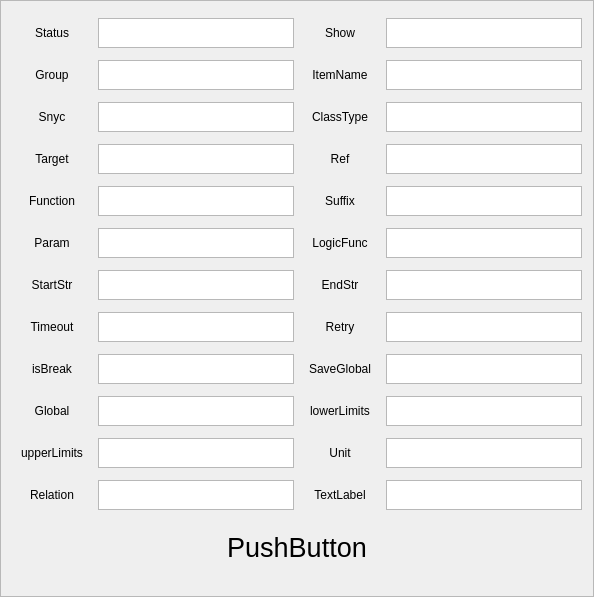
<?xml version="1.0" encoding="UTF-8"?>
<ui version="4.0">
 <class>addItemUI</class>
 <widget class="QFrame" name="addItemUI">
  <property name="geometry">
   <rect>
    <x>0</x>
    <y>0</y>
    <width>594</width>
    <height>597</height>
   </rect>
  </property>
  <property name="sizePolicy">
   <sizepolicy hsizetype="Expanding" vsizetype="Fixed">
    <horstretch>0</horstretch>
    <verstretch>0</verstretch>
   </sizepolicy>
  </property>
  <property name="font">
   <font>
    <weight>50</weight>
    <italic>false</italic>
    <bold>false</bold>
    <underline>false</underline>
    <strikeout>false</strikeout>
    <kerning>true</kerning>
   </font>
  </property>
  <property name="windowTitle">
   <string>Frame</string>
  </property>
  <property name="frameShape">
   <enum>QFrame::StyledPanel</enum>
  </property>
  <property name="frameShadow">
   <enum>QFrame::Raised</enum>
  </property>
  <property name="lineWidth">
   <number>3</number>
  </property>
  <property name="midLineWidth">
   <number>1</number>
  </property>
  <layout class="QGridLayout" name="gridLayout_37">
   <item row="7" column="0">
    <layout class="QGridLayout" name="gridLayout_22">
     <item row="0" column="0">
      <layout class="QGridLayout" name="gridLayout_23">
       <item row="0" column="0">
        <widget class="QLabel" name="label_15">
         <property name="minimumSize">
          <size>
           <width>80</width>
           <height>30</height>
          </size>
         </property>
         <property name="maximumSize">
          <size>
           <width>120</width>
           <height>30</height>
          </size>
         </property>
         <property name="text">
          <string>Timeout</string>
         </property>
         <property name="alignment">
          <set>Qt::AlignCenter</set>
         </property>
        </widget>
       </item>
       <item row="0" column="1">
        <widget class="QPlainTextEdit" name="plainTextEdit_Timeout">
         <property name="minimumSize">
          <size>
           <width>80</width>
           <height>30</height>
          </size>
         </property>
         <property name="maximumSize">
          <size>
           <width>300</width>
           <height>30</height>
          </size>
         </property>
        </widget>
       </item>
      </layout>
     </item>
     <item row="0" column="1">
      <layout class="QGridLayout" name="gridLayout_24">
       <item row="0" column="0">
        <widget class="QLabel" name="label_16">
         <property name="minimumSize">
          <size>
           <width>80</width>
           <height>30</height>
          </size>
         </property>
         <property name="maximumSize">
          <size>
           <width>120</width>
           <height>30</height>
          </size>
         </property>
         <property name="text">
          <string>Retry</string>
         </property>
         <property name="alignment">
          <set>Qt::AlignCenter</set>
         </property>
        </widget>
       </item>
       <item row="0" column="1">
        <widget class="QPlainTextEdit" name="plainTextEdit_Retry">
         <property name="minimumSize">
          <size>
           <width>80</width>
           <height>30</height>
          </size>
         </property>
         <property name="maximumSize">
          <size>
           <width>300</width>
           <height>30</height>
          </size>
         </property>
        </widget>
       </item>
      </layout>
     </item>
    </layout>
   </item>
   <item row="11" column="0">
    <layout class="QGridLayout" name="gridLayout_34">
     <item row="0" column="0">
      <layout class="QGridLayout" name="gridLayout_35">
       <item row="0" column="0">
        <widget class="QLabel" name="label_23">
         <property name="minimumSize">
          <size>
           <width>80</width>
           <height>30</height>
          </size>
         </property>
         <property name="maximumSize">
          <size>
           <width>120</width>
           <height>30</height>
          </size>
         </property>
         <property name="text">
          <string>Relation</string>
         </property>
         <property name="alignment">
          <set>Qt::AlignCenter</set>
         </property>
        </widget>
       </item>
       <item row="0" column="1">
        <widget class="QPlainTextEdit" name="plainTextEdit_Relation">
         <property name="minimumSize">
          <size>
           <width>80</width>
           <height>30</height>
          </size>
         </property>
         <property name="maximumSize">
          <size>
           <width>300</width>
           <height>30</height>
          </size>
         </property>
        </widget>
       </item>
      </layout>
     </item>
     <item row="0" column="1">
      <layout class="QGridLayout" name="gridLayout_36">
       <item row="0" column="0">
        <widget class="QLabel" name="label_24">
         <property name="minimumSize">
          <size>
           <width>80</width>
           <height>30</height>
          </size>
         </property>
         <property name="maximumSize">
          <size>
           <width>120</width>
           <height>30</height>
          </size>
         </property>
         <property name="text">
          <string>TextLabel</string>
         </property>
         <property name="alignment">
          <set>Qt::AlignCenter</set>
         </property>
        </widget>
       </item>
       <item row="0" column="1">
        <widget class="QPlainTextEdit" name="plainTextEdit_24">
         <property name="minimumSize">
          <size>
           <width>80</width>
           <height>30</height>
          </size>
         </property>
         <property name="maximumSize">
          <size>
           <width>300</width>
           <height>30</height>
          </size>
         </property>
        </widget>
       </item>
      </layout>
     </item>
    </layout>
   </item>
   <item row="10" column="0">
    <layout class="QGridLayout" name="gridLayout_31">
     <item row="0" column="0">
      <layout class="QGridLayout" name="gridLayout_32">
       <item row="0" column="0">
        <widget class="QLabel" name="label_21">
         <property name="minimumSize">
          <size>
           <width>80</width>
           <height>30</height>
          </size>
         </property>
         <property name="maximumSize">
          <size>
           <width>120</width>
           <height>30</height>
          </size>
         </property>
         <property name="text">
          <string>upperLimits</string>
         </property>
         <property name="alignment">
          <set>Qt::AlignCenter</set>
         </property>
        </widget>
       </item>
       <item row="0" column="1">
        <widget class="QPlainTextEdit" name="plainTextEdit_upperLimits">
         <property name="minimumSize">
          <size>
           <width>80</width>
           <height>30</height>
          </size>
         </property>
         <property name="maximumSize">
          <size>
           <width>300</width>
           <height>30</height>
          </size>
         </property>
        </widget>
       </item>
      </layout>
     </item>
     <item row="0" column="1">
      <layout class="QGridLayout" name="gridLayout_33">
       <item row="0" column="0">
        <widget class="QLabel" name="label_22">
         <property name="minimumSize">
          <size>
           <width>80</width>
           <height>30</height>
          </size>
         </property>
         <property name="maximumSize">
          <size>
           <width>120</width>
           <height>30</height>
          </size>
         </property>
         <property name="text">
          <string>Unit</string>
         </property>
         <property name="alignment">
          <set>Qt::AlignCenter</set>
         </property>
        </widget>
       </item>
       <item row="0" column="1">
        <widget class="QPlainTextEdit" name="plainTextEdit_Unit">
         <property name="minimumSize">
          <size>
           <width>80</width>
           <height>30</height>
          </size>
         </property>
         <property name="maximumSize">
          <size>
           <width>300</width>
           <height>30</height>
          </size>
         </property>
        </widget>
       </item>
      </layout>
     </item>
    </layout>
   </item>
   <item row="8" column="0">
    <layout class="QGridLayout" name="gridLayout_25">
     <item row="0" column="0">
      <layout class="QGridLayout" name="gridLayout_26">
       <item row="0" column="0">
        <widget class="QLabel" name="label_17">
         <property name="minimumSize">
          <size>
           <width>80</width>
           <height>30</height>
          </size>
         </property>
         <property name="maximumSize">
          <size>
           <width>120</width>
           <height>30</height>
          </size>
         </property>
         <property name="text">
          <string>isBreak</string>
         </property>
         <property name="alignment">
          <set>Qt::AlignCenter</set>
         </property>
        </widget>
       </item>
       <item row="0" column="1">
        <widget class="QPlainTextEdit" name="plainTextEdit_isBreak">
         <property name="minimumSize">
          <size>
           <width>80</width>
           <height>30</height>
          </size>
         </property>
         <property name="maximumSize">
          <size>
           <width>300</width>
           <height>30</height>
          </size>
         </property>
        </widget>
       </item>
      </layout>
     </item>
     <item row="0" column="1">
      <layout class="QGridLayout" name="gridLayout_27">
       <item row="0" column="0">
        <widget class="QLabel" name="label_18">
         <property name="minimumSize">
          <size>
           <width>80</width>
           <height>30</height>
          </size>
         </property>
         <property name="maximumSize">
          <size>
           <width>120</width>
           <height>30</height>
          </size>
         </property>
         <property name="text">
          <string>SaveGlobal</string>
         </property>
         <property name="alignment">
          <set>Qt::AlignCenter</set>
         </property>
        </widget>
       </item>
       <item row="0" column="1">
        <widget class="QPlainTextEdit" name="plainTextEdit_SaveGlobal">
         <property name="minimumSize">
          <size>
           <width>80</width>
           <height>30</height>
          </size>
         </property>
         <property name="maximumSize">
          <size>
           <width>300</width>
           <height>30</height>
          </size>
         </property>
        </widget>
       </item>
      </layout>
     </item>
    </layout>
   </item>
   <item row="12" column="0">
    <widget class="QPushButton" name="pushButton_save">
     <property name="minimumSize">
      <size>
       <width>0</width>
       <height>50</height>
      </size>
     </property>
     <property name="maximumSize">
      <size>
       <width>16777215</width>
       <height>50</height>
      </size>
     </property>
     <property name="font">
      <font>
       <pointsize>20</pointsize>
      </font>
     </property>
     <property name="text">
      <string>PushButton</string>
     </property>
     <property name="flat">
      <bool>true</bool>
     </property>
    </widget>
   </item>
   <item row="6" column="0">
    <layout class="QGridLayout" name="gridLayout_19">
     <item row="0" column="0">
      <layout class="QGridLayout" name="gridLayout_20">
       <item row="0" column="0">
        <widget class="QLabel" name="label_13">
         <property name="minimumSize">
          <size>
           <width>80</width>
           <height>30</height>
          </size>
         </property>
         <property name="maximumSize">
          <size>
           <width>120</width>
           <height>30</height>
          </size>
         </property>
         <property name="text">
          <string>StartStr</string>
         </property>
         <property name="alignment">
          <set>Qt::AlignCenter</set>
         </property>
        </widget>
       </item>
       <item row="0" column="1">
        <widget class="QPlainTextEdit" name="plainTextEdit_StartStr">
         <property name="minimumSize">
          <size>
           <width>80</width>
           <height>30</height>
          </size>
         </property>
         <property name="maximumSize">
          <size>
           <width>300</width>
           <height>30</height>
          </size>
         </property>
        </widget>
       </item>
      </layout>
     </item>
     <item row="0" column="1">
      <layout class="QGridLayout" name="gridLayout_21">
       <item row="0" column="0">
        <widget class="QLabel" name="label_14">
         <property name="minimumSize">
          <size>
           <width>80</width>
           <height>30</height>
          </size>
         </property>
         <property name="maximumSize">
          <size>
           <width>120</width>
           <height>30</height>
          </size>
         </property>
         <property name="text">
          <string>EndStr</string>
         </property>
         <property name="alignment">
          <set>Qt::AlignCenter</set>
         </property>
        </widget>
       </item>
       <item row="0" column="1">
        <widget class="QPlainTextEdit" name="plainTextEdit_EndStr">
         <property name="minimumSize">
          <size>
           <width>80</width>
           <height>30</height>
          </size>
         </property>
         <property name="maximumSize">
          <size>
           <width>300</width>
           <height>30</height>
          </size>
         </property>
        </widget>
       </item>
      </layout>
     </item>
    </layout>
   </item>
   <item row="0" column="0">
    <layout class="QGridLayout" name="gridLayout_3">
     <item row="0" column="0">
      <layout class="QGridLayout" name="gridLayout">
       <item row="0" column="0">
        <widget class="QLabel" name="label">
         <property name="minimumSize">
          <size>
           <width>80</width>
           <height>30</height>
          </size>
         </property>
         <property name="maximumSize">
          <size>
           <width>120</width>
           <height>30</height>
          </size>
         </property>
         <property name="text">
          <string>Status</string>
         </property>
         <property name="alignment">
          <set>Qt::AlignCenter</set>
         </property>
        </widget>
       </item>
       <item row="0" column="1">
        <widget class="QPlainTextEdit" name="plainTextEdit_Status">
         <property name="minimumSize">
          <size>
           <width>80</width>
           <height>30</height>
          </size>
         </property>
         <property name="maximumSize">
          <size>
           <width>300</width>
           <height>30</height>
          </size>
         </property>
        </widget>
       </item>
      </layout>
     </item>
     <item row="0" column="1">
      <layout class="QGridLayout" name="gridLayout_2">
       <item row="0" column="0">
        <widget class="QLabel" name="label_2">
         <property name="minimumSize">
          <size>
           <width>80</width>
           <height>30</height>
          </size>
         </property>
         <property name="maximumSize">
          <size>
           <width>120</width>
           <height>30</height>
          </size>
         </property>
         <property name="text">
          <string>Show</string>
         </property>
         <property name="alignment">
          <set>Qt::AlignCenter</set>
         </property>
        </widget>
       </item>
       <item row="0" column="1">
        <widget class="QPlainTextEdit" name="plainTextEdit_Show">
         <property name="minimumSize">
          <size>
           <width>80</width>
           <height>30</height>
          </size>
         </property>
         <property name="maximumSize">
          <size>
           <width>300</width>
           <height>30</height>
          </size>
         </property>
        </widget>
       </item>
      </layout>
     </item>
    </layout>
   </item>
   <item row="9" column="0">
    <layout class="QGridLayout" name="gridLayout_28">
     <item row="0" column="0">
      <layout class="QGridLayout" name="gridLayout_29">
       <item row="0" column="0">
        <widget class="QLabel" name="label_19">
         <property name="minimumSize">
          <size>
           <width>80</width>
           <height>30</height>
          </size>
         </property>
         <property name="maximumSize">
          <size>
           <width>120</width>
           <height>30</height>
          </size>
         </property>
         <property name="text">
          <string>Global</string>
         </property>
         <property name="alignment">
          <set>Qt::AlignCenter</set>
         </property>
        </widget>
       </item>
       <item row="0" column="1">
        <widget class="QPlainTextEdit" name="plainTextEdit_Global">
         <property name="minimumSize">
          <size>
           <width>80</width>
           <height>30</height>
          </size>
         </property>
         <property name="maximumSize">
          <size>
           <width>300</width>
           <height>30</height>
          </size>
         </property>
        </widget>
       </item>
      </layout>
     </item>
     <item row="0" column="1">
      <layout class="QGridLayout" name="gridLayout_30">
       <item row="0" column="0">
        <widget class="QLabel" name="label_20">
         <property name="minimumSize">
          <size>
           <width>80</width>
           <height>30</height>
          </size>
         </property>
         <property name="maximumSize">
          <size>
           <width>120</width>
           <height>30</height>
          </size>
         </property>
         <property name="text">
          <string>lowerLimits</string>
         </property>
         <property name="alignment">
          <set>Qt::AlignCenter</set>
         </property>
        </widget>
       </item>
       <item row="0" column="1">
        <widget class="QPlainTextEdit" name="plainTextEdit_lowerLimits">
         <property name="minimumSize">
          <size>
           <width>80</width>
           <height>30</height>
          </size>
         </property>
         <property name="maximumSize">
          <size>
           <width>300</width>
           <height>30</height>
          </size>
         </property>
        </widget>
       </item>
      </layout>
     </item>
    </layout>
   </item>
   <item row="5" column="0">
    <layout class="QGridLayout" name="gridLayout_16">
     <item row="0" column="0">
      <layout class="QGridLayout" name="gridLayout_17">
       <item row="0" column="0">
        <widget class="QLabel" name="label_11">
         <property name="minimumSize">
          <size>
           <width>80</width>
           <height>30</height>
          </size>
         </property>
         <property name="maximumSize">
          <size>
           <width>120</width>
           <height>30</height>
          </size>
         </property>
         <property name="text">
          <string>Param</string>
         </property>
         <property name="alignment">
          <set>Qt::AlignCenter</set>
         </property>
        </widget>
       </item>
       <item row="0" column="1">
        <widget class="QPlainTextEdit" name="plainTextEdit_Param">
         <property name="minimumSize">
          <size>
           <width>80</width>
           <height>30</height>
          </size>
         </property>
         <property name="maximumSize">
          <size>
           <width>300</width>
           <height>30</height>
          </size>
         </property>
        </widget>
       </item>
      </layout>
     </item>
     <item row="0" column="1">
      <layout class="QGridLayout" name="gridLayout_18">
       <item row="0" column="0">
        <widget class="QLabel" name="label_12">
         <property name="minimumSize">
          <size>
           <width>80</width>
           <height>30</height>
          </size>
         </property>
         <property name="maximumSize">
          <size>
           <width>120</width>
           <height>30</height>
          </size>
         </property>
         <property name="text">
          <string>LogicFunc</string>
         </property>
         <property name="alignment">
          <set>Qt::AlignCenter</set>
         </property>
        </widget>
       </item>
       <item row="0" column="1">
        <widget class="QPlainTextEdit" name="plainTextEdit_LogicFunction">
         <property name="minimumSize">
          <size>
           <width>80</width>
           <height>30</height>
          </size>
         </property>
         <property name="maximumSize">
          <size>
           <width>300</width>
           <height>30</height>
          </size>
         </property>
        </widget>
       </item>
      </layout>
     </item>
    </layout>
   </item>
   <item row="2" column="0">
    <layout class="QGridLayout" name="gridLayout_7">
     <item row="0" column="0">
      <layout class="QGridLayout" name="gridLayout_8">
       <item row="0" column="0">
        <widget class="QLabel" name="label_5">
         <property name="minimumSize">
          <size>
           <width>80</width>
           <height>30</height>
          </size>
         </property>
         <property name="maximumSize">
          <size>
           <width>120</width>
           <height>30</height>
          </size>
         </property>
         <property name="text">
          <string>Snyc</string>
         </property>
         <property name="alignment">
          <set>Qt::AlignCenter</set>
         </property>
        </widget>
       </item>
       <item row="0" column="1">
        <widget class="QPlainTextEdit" name="plainTextEdit_Snyc">
         <property name="minimumSize">
          <size>
           <width>80</width>
           <height>30</height>
          </size>
         </property>
         <property name="maximumSize">
          <size>
           <width>300</width>
           <height>30</height>
          </size>
         </property>
        </widget>
       </item>
      </layout>
     </item>
     <item row="0" column="1">
      <layout class="QGridLayout" name="gridLayout_9">
       <item row="0" column="0">
        <widget class="QLabel" name="label_6">
         <property name="minimumSize">
          <size>
           <width>80</width>
           <height>30</height>
          </size>
         </property>
         <property name="maximumSize">
          <size>
           <width>120</width>
           <height>30</height>
          </size>
         </property>
         <property name="text">
          <string>ClassType</string>
         </property>
         <property name="alignment">
          <set>Qt::AlignCenter</set>
         </property>
        </widget>
       </item>
       <item row="0" column="1">
        <widget class="QPlainTextEdit" name="plainTextEdit_ClassType">
         <property name="minimumSize">
          <size>
           <width>80</width>
           <height>30</height>
          </size>
         </property>
         <property name="maximumSize">
          <size>
           <width>300</width>
           <height>30</height>
          </size>
         </property>
        </widget>
       </item>
      </layout>
     </item>
    </layout>
   </item>
   <item row="4" column="0">
    <layout class="QGridLayout" name="gridLayout_13">
     <item row="0" column="0">
      <layout class="QGridLayout" name="gridLayout_14">
       <item row="0" column="0">
        <widget class="QLabel" name="label_9">
         <property name="minimumSize">
          <size>
           <width>80</width>
           <height>30</height>
          </size>
         </property>
         <property name="maximumSize">
          <size>
           <width>120</width>
           <height>30</height>
          </size>
         </property>
         <property name="text">
          <string>Function</string>
         </property>
         <property name="alignment">
          <set>Qt::AlignCenter</set>
         </property>
        </widget>
       </item>
       <item row="0" column="1">
        <widget class="QPlainTextEdit" name="plainTextEdit_Function">
         <property name="minimumSize">
          <size>
           <width>80</width>
           <height>30</height>
          </size>
         </property>
         <property name="maximumSize">
          <size>
           <width>300</width>
           <height>30</height>
          </size>
         </property>
        </widget>
       </item>
      </layout>
     </item>
     <item row="0" column="1">
      <layout class="QGridLayout" name="gridLayout_15">
       <item row="0" column="0">
        <widget class="QLabel" name="label_10">
         <property name="minimumSize">
          <size>
           <width>80</width>
           <height>30</height>
          </size>
         </property>
         <property name="maximumSize">
          <size>
           <width>120</width>
           <height>30</height>
          </size>
         </property>
         <property name="text">
          <string>Suffix</string>
         </property>
         <property name="alignment">
          <set>Qt::AlignCenter</set>
         </property>
        </widget>
       </item>
       <item row="0" column="1">
        <widget class="QPlainTextEdit" name="plainTextEdit_Suffix">
         <property name="minimumSize">
          <size>
           <width>80</width>
           <height>30</height>
          </size>
         </property>
         <property name="maximumSize">
          <size>
           <width>300</width>
           <height>30</height>
          </size>
         </property>
        </widget>
       </item>
      </layout>
     </item>
    </layout>
   </item>
   <item row="3" column="0">
    <layout class="QGridLayout" name="gridLayout_10">
     <item row="0" column="0">
      <layout class="QGridLayout" name="gridLayout_11">
       <item row="0" column="0">
        <widget class="QLabel" name="label_7">
         <property name="minimumSize">
          <size>
           <width>80</width>
           <height>30</height>
          </size>
         </property>
         <property name="maximumSize">
          <size>
           <width>120</width>
           <height>30</height>
          </size>
         </property>
         <property name="text">
          <string>Target</string>
         </property>
         <property name="alignment">
          <set>Qt::AlignCenter</set>
         </property>
        </widget>
       </item>
       <item row="0" column="1">
        <widget class="QPlainTextEdit" name="plainTextEdit_Target">
         <property name="minimumSize">
          <size>
           <width>80</width>
           <height>30</height>
          </size>
         </property>
         <property name="maximumSize">
          <size>
           <width>300</width>
           <height>30</height>
          </size>
         </property>
        </widget>
       </item>
      </layout>
     </item>
     <item row="0" column="1">
      <layout class="QGridLayout" name="gridLayout_12">
       <item row="0" column="0">
        <widget class="QLabel" name="label_8">
         <property name="minimumSize">
          <size>
           <width>80</width>
           <height>30</height>
          </size>
         </property>
         <property name="maximumSize">
          <size>
           <width>120</width>
           <height>30</height>
          </size>
         </property>
         <property name="text">
          <string>Ref</string>
         </property>
         <property name="alignment">
          <set>Qt::AlignCenter</set>
         </property>
        </widget>
       </item>
       <item row="0" column="1">
        <widget class="QPlainTextEdit" name="plainTextEdit_Ref">
         <property name="minimumSize">
          <size>
           <width>80</width>
           <height>30</height>
          </size>
         </property>
         <property name="maximumSize">
          <size>
           <width>300</width>
           <height>30</height>
          </size>
         </property>
        </widget>
       </item>
      </layout>
     </item>
    </layout>
   </item>
   <item row="1" column="0">
    <layout class="QGridLayout" name="gridLayout_4">
     <item row="0" column="0">
      <layout class="QGridLayout" name="gridLayout_5">
       <item row="0" column="0">
        <widget class="QLabel" name="label_3">
         <property name="minimumSize">
          <size>
           <width>80</width>
           <height>30</height>
          </size>
         </property>
         <property name="maximumSize">
          <size>
           <width>120</width>
           <height>30</height>
          </size>
         </property>
         <property name="text">
          <string>Group</string>
         </property>
         <property name="alignment">
          <set>Qt::AlignCenter</set>
         </property>
        </widget>
       </item>
       <item row="0" column="1">
        <widget class="QPlainTextEdit" name="plainTextEdit_Group">
         <property name="minimumSize">
          <size>
           <width>80</width>
           <height>30</height>
          </size>
         </property>
         <property name="maximumSize">
          <size>
           <width>300</width>
           <height>30</height>
          </size>
         </property>
        </widget>
       </item>
      </layout>
     </item>
     <item row="0" column="1">
      <layout class="QGridLayout" name="gridLayout_6">
       <item row="0" column="0">
        <widget class="QLabel" name="label_4">
         <property name="minimumSize">
          <size>
           <width>80</width>
           <height>30</height>
          </size>
         </property>
         <property name="maximumSize">
          <size>
           <width>120</width>
           <height>30</height>
          </size>
         </property>
         <property name="text">
          <string>ItemName</string>
         </property>
         <property name="alignment">
          <set>Qt::AlignCenter</set>
         </property>
        </widget>
       </item>
       <item row="0" column="1">
        <widget class="QPlainTextEdit" name="plainTextEdit_ItemName">
         <property name="minimumSize">
          <size>
           <width>80</width>
           <height>30</height>
          </size>
         </property>
         <property name="maximumSize">
          <size>
           <width>300</width>
           <height>30</height>
          </size>
         </property>
        </widget>
       </item>
      </layout>
     </item>
    </layout>
   </item>
  </layout>
 </widget>
 <resources/>
 <connections/>
</ui>
